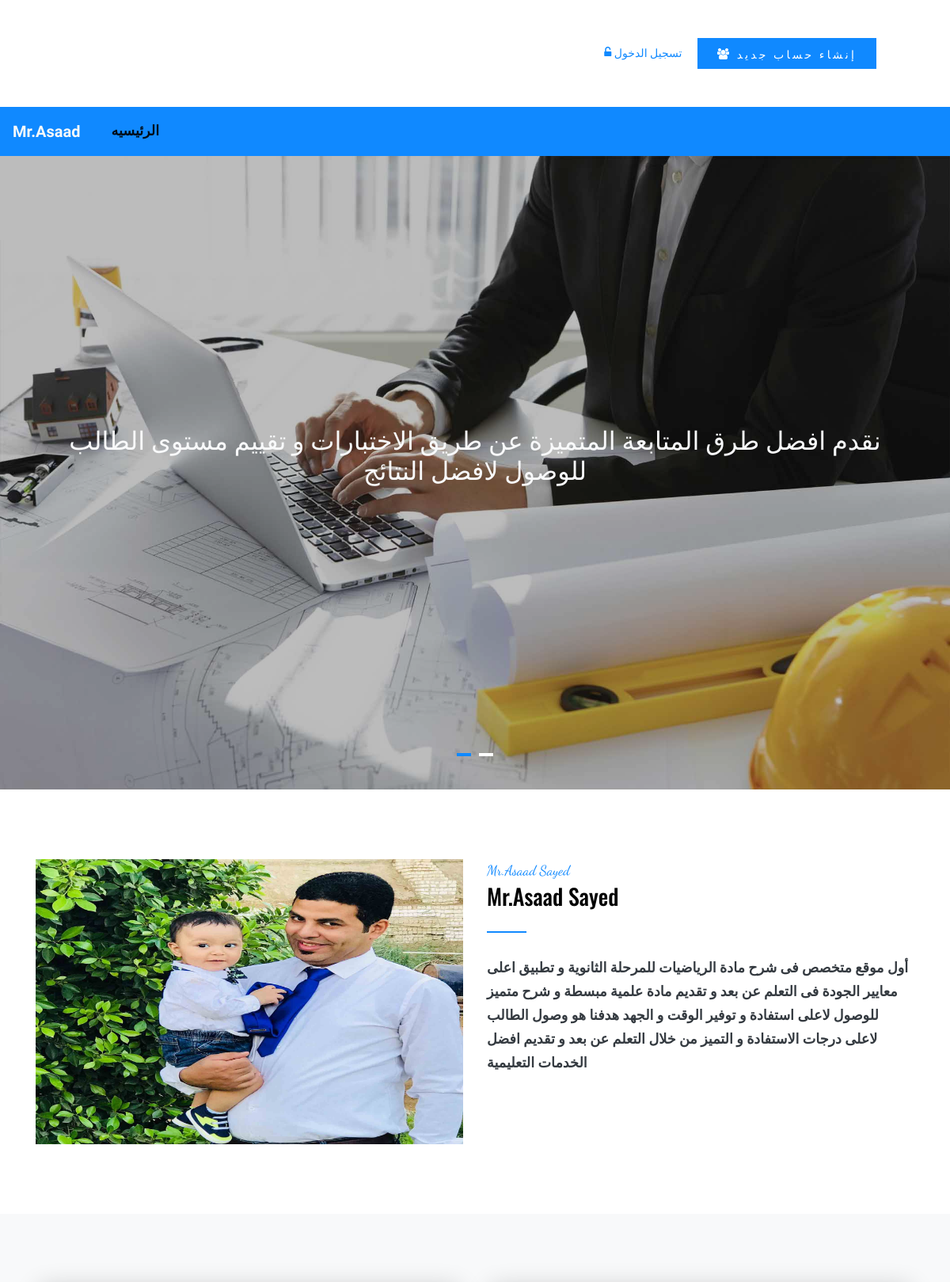
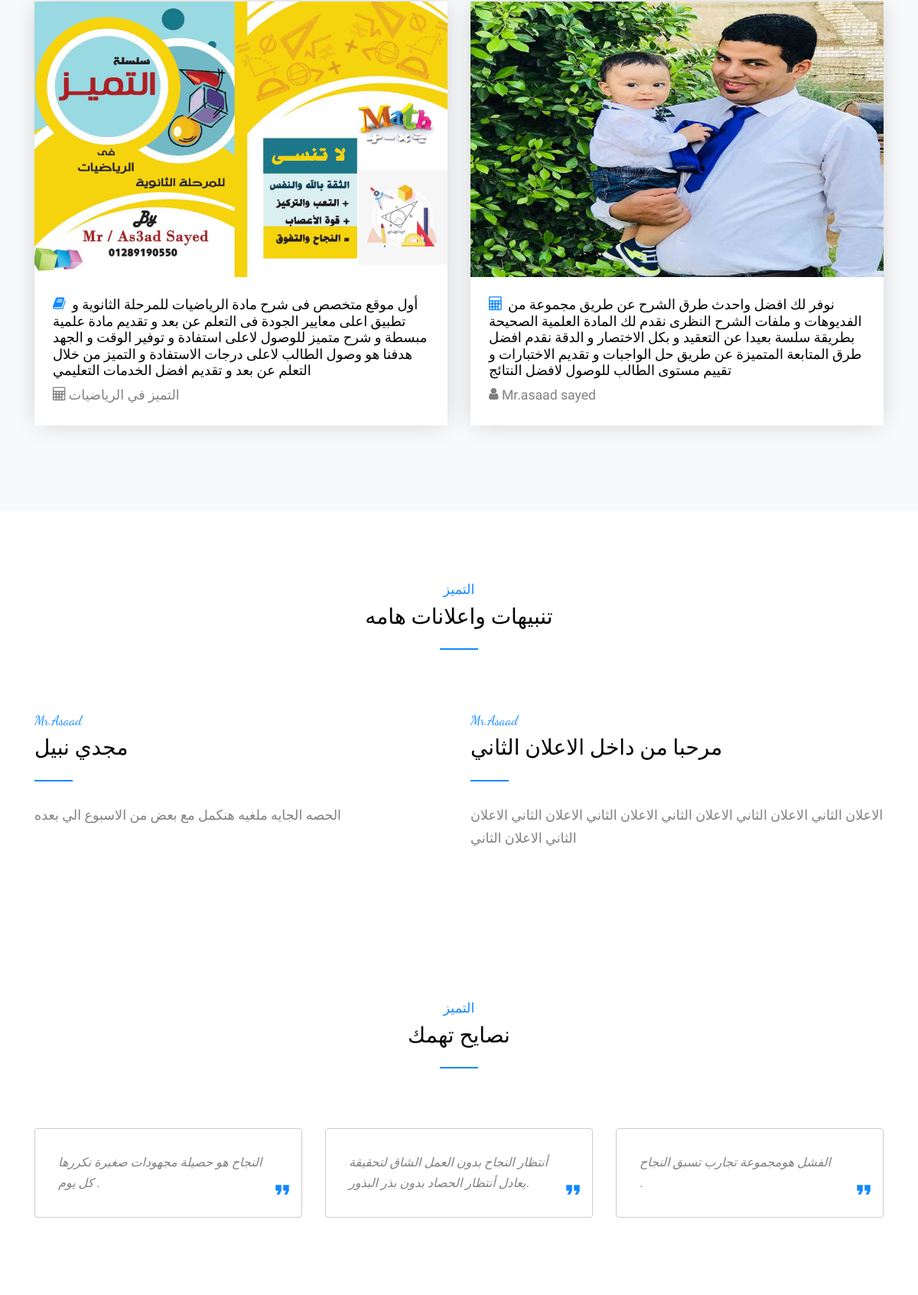
The page / (upper part) on the database its author committed (2 pictures, top to bottom).
### tables this page shows
CREATE TABLE `adds` (
  `adds_id` int(11) NOT NULL,
  `adds_title` text NOT NULL,
  `adds_content` text NOT NULL
);

### public_html/index.php (the view, shortened to what this page needs)
<?php session_start();
include_once('include/connect.php') ?>
<!DOCTYPE html>
<html lang="en">
<head>
    <link rel="stylesheet" href="fonts/icomoon/style.css">
    <link rel="stylesheet" href="css/bootstrap.min.css">
    <link rel="stylesheet" href="css/jquery-ui.css">
    <link rel="stylesheet" href="css/owl.carousel.min.css">
    <link rel="stylesheet" href="css/owl.theme.default.min.css">
    <link rel="stylesheet" href="css/owl.theme.default.min.css">
    <link rel="stylesheet" href="css/jquery.fancybox.min.css">
    <link rel="stylesheet" href="css/bootstrap-datepicker.css">
    <link rel="stylesheet" href="fonts/flaticon/font/flaticon.css">
    <link rel="stylesheet" href="css/aos.css">
    <link href="css/jquery.mb.YTPlayer.min.css" media="all" rel="stylesheet" type="text/css">
    <link rel="stylesheet" href="css/style.css">
</head>
<body data-spy="scroll" data-target=".site-navbar-target" data-offset="300">
<div class="site-wrap">
    <?php include_once ('include/header.php')?>
    <div class="hero-slide owl-carousel site-blocks-cover">
        <div class="intro-section" style="background-image: url('images/hero.jpg');">
            <div class="container">
                <div class="row align-items-center">
                    <div class="col-lg-12 mx-auto text-center">
                        <h2 class="text-light mb-5">نقدم افضل طرق المتابعة المتميزة عن طريق الاختبارات و تقييم مستوى الطالب للوصول لافضل النتائج </h2>
                    </div>
                </div>
            </div>
        </div>
    </div>
    <div class="site-section">
        <div class="container">
            <div class="row">
                <div class="col-md-6">
                    <img src="images/asaad.jpg" alt="Image" class="img-fluid">
                </div>
                <div class="col-md-6">
                    <span class="text-serif text-primary">Mr.Asaad Sayed</span>
                    <h3 class="heading-92913 text-black">Mr.Asaad Sayed</h3>
                    <p class="text-dark font-weight-bold ">أول موقع متخصص فى شرح مادة الرياضيات  للمرحلة الثانوية و تطبيق اعلى معايير الجودة فى التعلم عن بعد و تقديم مادة علمية مبسطة و شرح متميز للوصول لاعلى استفادة و توفير الوقت و الجهد هدفنا هو وصول الطالب لاعلى درجات الاستفادة و التميز من خلال التعلم عن بعد و تقديم افضل الخدمات التعليمية</h4></p>
                </div>
            </div>
        </div>
    </div>
    <div class="site-section bg-light">
        <div class="container">
            <div class="row">
                <div class="col-lg-6 mb-4">
                    <div class="service-39381">
                        <img src="images/asaad2.jpg" alt="Image" class="img-fluid">
                        <div class="p-4">
                            <h3><a href="#"><span class="icon-book mr-1 text-primary"></span> أول موقع متخصص فى شرح مادة الرياضيات  للمرحلة الثانوية و تطبيق اعلى معايير الجودة فى التعلم عن بعد و تقديم مادة علمية مبسطة و شرح متميز للوصول لاعلى استفادة و توفير الوقت و الجهد هدفنا هو وصول الطالب لاعلى درجات الاستفادة و التميز من خلال التعلم عن بعد و تقديم افضل الخدمات التعليمي
                                </a></h3>
                            <div class="d-flex">
                                <div class="mr-auto">
                                    <span class="icon-calculator"></span>
                                   التميز في الرياضيات
                                </div>
                            </div>
                        </div>
                    </div>
                </div>
                <div class=" col-lg-6 mb-4">
                    <div class="service-39381">
                        <img src="images/asaad.jpg" alt="Image" class="img-fluid">
                        <div class="p-4">
                            <h3><a href="#"><span class="icon-calculator mr-1 text-primary"></span> نوفر لك افضل واحدث طرق الشرح عن طريق مجموعة من الفديوهات و ملفات الشرح النظرى نقدم لك المادة العلمية الصحيحة بطريقة سلسة بعيدا عن التعقيد و بكل الاختصار و الدقة  نقدم افضل طرق المتابعة المتميزة عن طريق حل الواجبات و تقديم الاختبارات و تقييم مستوى الطالب للوصول لافضل النتائج</a></h3>
                            <div class="d-flex">
                                <div class="mr-auto">
                                    <span class="icon-user"></span>
                                  Mr.asaad sayed
                                </div>
                            </div>
                        </div>
                    </div>
                </div>
            </div>
        </div>
    </div>
    <?php
    $add_1=mysqli_query( $connect ,"SELECT * FROM adds where adds_id='1'");
    $adds_1=mysqli_fetch_assoc($add_1);
    $add_2=mysqli_query( $connect ,"SELECT * FROM adds where adds_id='2'");
    $adds_2=mysqli_fetch_assoc($add_2);
    ?>
    <div class="site-section">
        <div class="container">
            <div class="row justify-content-center mb-5">
                <div class="col-md-7 text-center">
                    <span class="text-serif text-primary">التميز</span>
                    <h3 class="heading-92913 text-black text-center">تنبيهات واعلانات هامه </h3>
                </div>
            </div>
            <div class="row">
                <div class="col-md-6">
                    <span class="text-serif text-primary">Mr.Asaad</span>
                    <h3 class="heading-92913 text-black"><?php echo $adds_1['adds_title']; ?></h3>
                    <p><?php echo $adds_1['adds_content']; ?></p>
                </div>
                <div class="col-md-6">
                    <span class="text-serif text-primary">Mr.Asaad</span>
                    <h3 class="heading-92913 text-black"><?php echo $adds_2['adds_title']; ?></h3>
                    <p><?php echo $adds_2['adds_content']; ?></p>
                </div>
            </div>
        </div>
    </div>
    <div class="site-section">
        <div class="container">
            <div class="row justify-content-center mb-5">
                <div class="col-md-7 text-center">
                    <span class="text-serif text-primary">التميز </span>
                    <h3 class="heading-92913 text-black text-center">نصايح تهمك </h3>
                </div>
            </div>
            <div class="row">
                <div class="mb-4 mb-lg-0 col-md-6 col-lg-4">
                    <div class="testimony-39291">
                        <blockquote>
                            <p>النجاح هو حصيلة مجهودات صغيرة نكررها كل يوم .</p>
                        </blockquote>
                    </div>
                </div>
                <div class="mb-4 mb-lg-0 col-md-6 col-lg-4">
                    <div class="testimony-39291">
                        <blockquote>
                            <p>أنتظار النجاح بدون العمل الشاق لتحقيقة يعادل أنتظار الحصاد بدون بذر البذور.</p>
                        </blockquote>
                    </div>
                </div>
                <div class="mb-4 mb-lg-0 col-md-6 col-lg-4">
                    <div class="testimony-39291">
                        <blockquote>
                            <p> الفشل هومجموعة تجارب تسبق النجاح
                                </br> .</p>
                        </blockquote>
                    </div>
                </div>
            </div>
        </div>
    </div>
</body>
</html>

### public_html/css/style.css (style rules this page uses)
html { overflow-x: hidden; }
body { line-height: 1.7; color: gray; font-weight: 300; font-size: 1.1rem; }
a { -webkit-transition: .3s all ease; -o-transition: .3s all ease; transition: .3s all ease; }
h1, h2, h3, h4, h5, .h1, .h2, .h3, .h4, .h5 { font-family: "Oswald", sans-serif; }
.text-serif { font-family: "Dancing Script", sans-serif; }
.text-black { color: #000 !important; }
.site-wrap:before { display: none; -webkit-transition: .3s all ease-in-out; -o-transition: .3s all ease-in-out; transition: .3s all ease-in-out; background: rgba(0, 0, 0, 0.6); content: ""; position: absolute; z-index: 2000; top: 0; left: 0; right: 0; bottom: 0; opacity: 0; visibility: hidden; }
.site-section { padding: 2.5em 0; }
@media (min-width: 768px) { .site-section { padding: 5em 0; } }
.intro-section { background-size: cover; position: relative; }
.intro-section, .intro-section .container .row { height: 100vh; min-height: 700px; }
.intro-section:before { content: ""; position: absolute; height: 100%; width: 100%; background: #222; opacity: .3; border-bottom-right-radius: 0px; background-size: cover; background-position: center; background-repeat: no-repeat; }
.hero-slide { position: relative; }
.heading-92913 { position: relative; padding-bottom: 30px; margin-bottom: 30px; }
.heading-92913:after { content: ""; position: absolute; bottom: 0; left: 0; width: 50px; height: 2px; background: #1089ff; }
.heading-92913.text-center:after { left: 50%; -webkit-transform: translateX(-50%); -ms-transform: translateX(-50%); transform: translateX(-50%); }
.service-39381 { background: #fff; -webkit-box-shadow: 0 0 30px -5px rgba(0, 0, 0, 0.2); box-shadow: 0 0 30px -5px rgba(0, 0, 0, 0.2); }
.service-39381 h3 { font-size: 18px; }
.service-39381 h3 a { color: #000; }
.testimony-39291 blockquote { border: 1px solid #ccc; padding: 30px; border-radius: 4px; font-size: 16px; position: relative; }
.testimony-39291 blockquote:after { position: absolute; content: "\e244"; font-family: "icomoon"; right: 10px; bottom: 10px; font-size: 30px; color: #1089ff; }
.testimony-39291 blockquote p { font-style: italic; }
.testimony-39291 blockquote p:last-child { margin-bottom: 0; }

### rows shown on the page
adds: adds_title "مجدي نبيل", adds_content "الحصه الجايه ملغيه هنكمل مع بعض من الاسبوع الي بعده"
adds: adds_title "مرحبا من داخل الاعلان الثاني", adds_content "الاعلان الثاني الاعلان الثاني الاعلان الثاني الاعلان الثاني الاعلان الثاني الاعلان الثاني الاعلان الثاني"
